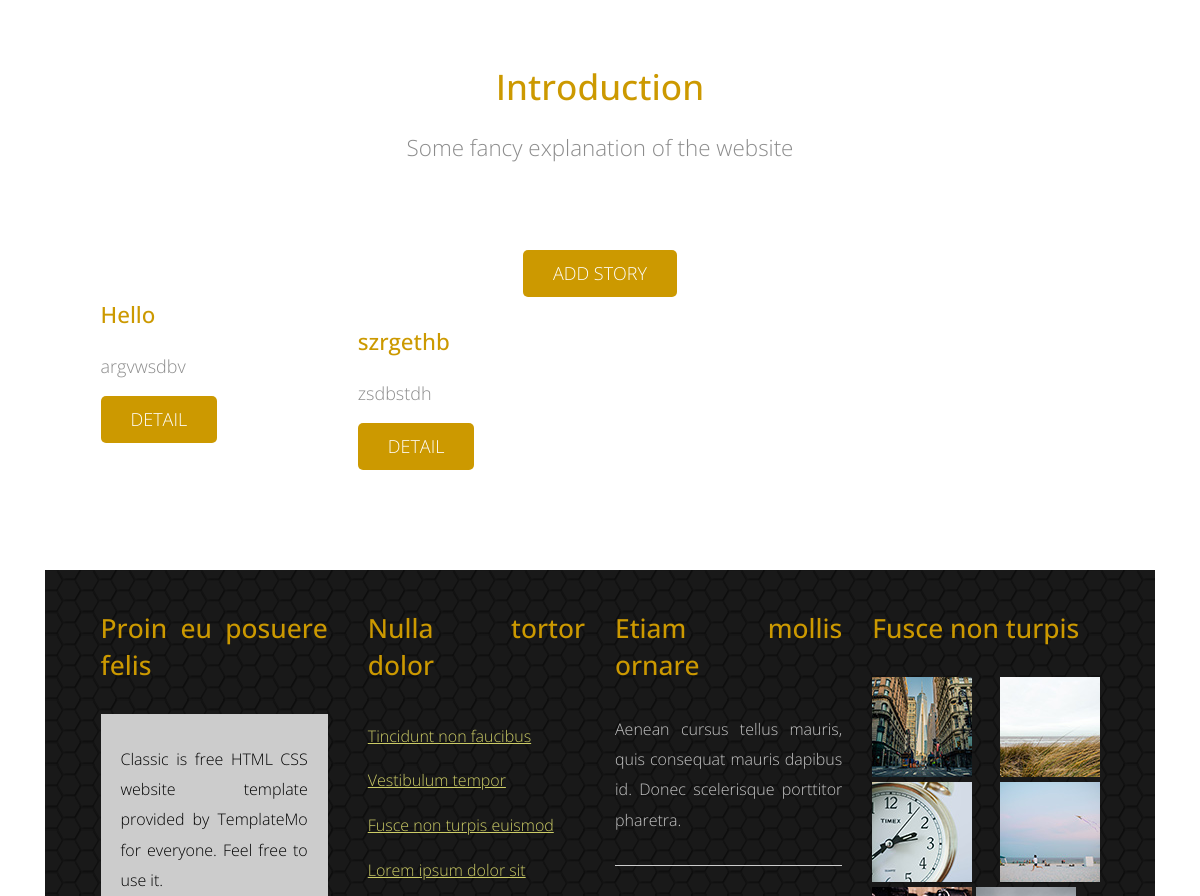
The app's page / (middle part), older data.
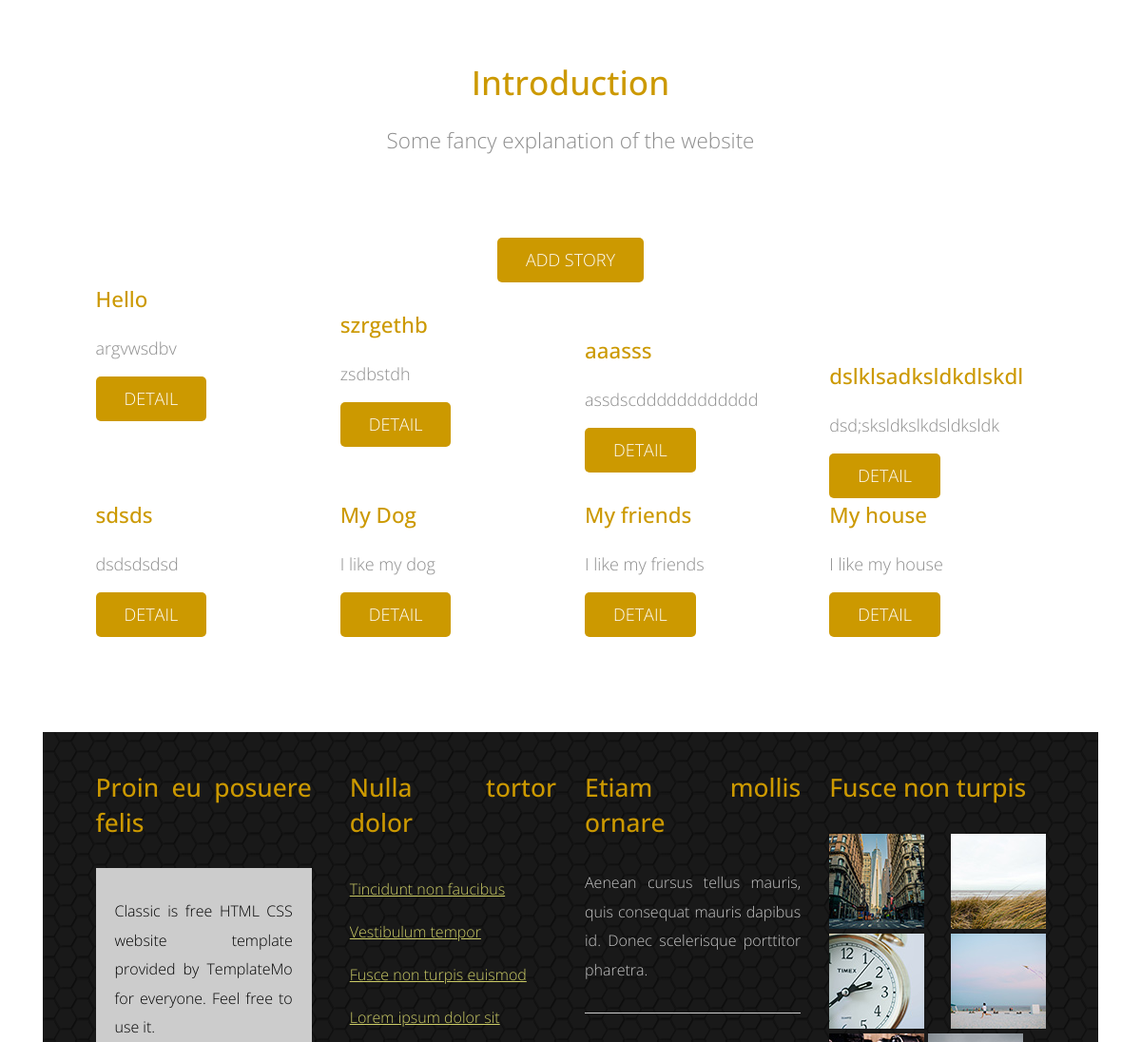
The same page, newer data.
### blog/models.py (models this page shows)
class Story(models.Model):
	title = models.CharField('Story name',max_length=100)
	text = models.TextField()
	user = models.ManyToManyField(User)
	def __str__(self):
		return self.title

### blog/views.py (the view)
# urls.py: path("", views.home, name="home"),
def home(request):
	request.user
	story_list = Story.objects.all()
	template = loader.get_template("blog/home.html")
	return render(request, "blog/home.html", {'story_list':story_list})

### blog/templates/blog/home.html (shortened to what this page needs)
{% extends './base.html' %}
{% load static %}
{% block content %}
<body>
    <section class="tm-section">
        <div class="container-fluid">
            <div class="row">
                <div class="col-xs-12 col-sm-12 col-md-12 col-lg-12 text-xs-center">
                    <h2 class="tm-gold-text tm-title">Introduction</h2>
                    <p class="tm-subtitle">Some fancy explanation of the website</p>
                    <a href="/new_story" class="tm-btn text-uppercase">Add Story</a>
                </div>
            </div>
            <div class="row">
                {% for story in story_list %}
		        <div class="col-xs-12 col-sm-6 col-md-6 col-lg-3 col-xl-3">
		            <div class="tm-content-box">
		                <h4 class="tm-margin-b-20 tm-gold-text">{{story}}</h4>
		        	<div class="ellipsis"> {{story.text}} </div>
                        <a href="#" class="tm-btn text-uppercase">Detail</a>
		            </div>
		        </div>
        	    <br>
	            {% endfor %}
        </div>
    </section>
    <footer class="tm-footer">
        <div class="container-fluid">
            <div class="row">
                <div class="col-xs-12 col-sm-6 col-md-6 col-lg-3 col-xl-3">
                    <div class="tm-footer-content-box">
                        <h3 class="tm-gold-text tm-title tm-footer-content-box-title">Proin eu posuere felis</h3>
                        <div class="tm-gray-bg">
                            <p>Classic is free HTML CSS website template provided by TemplateMo for everyone. Feel free to use it.</p>
                        </div>
                    </div>
                </div>
                <div class="col-xs-12 col-sm-6 col-md-6 col-lg-3 col-xl-3">
                    <div class="tm-footer-content-box tm-footer-links-container">
                        <h3 class="tm-gold-text tm-title tm-footer-content-box-title">Nulla tortor dolor</h3>
                        <nav>
                            <ul class="nav">
                                <li><a href="#" class="tm-footer-link">Tincidunt non faucibus</a></li>
                                <li><a href="#" class="tm-footer-link">Vestibulum tempor</a></li>
                                <li><a href="#" class="tm-footer-link">Fusce non turpis euismod</a></li>
                                <li><a href="#" class="tm-footer-link">Lorem ipsum dolor sit</a></li>
                            </ul>
                        </nav>
                    </div>
                </div>
                <div class="col-xs-12 col-sm-6 col-md-6 col-lg-3 col-xl-3">
                    <div class="tm-footer-content-box">
                        <h3 class="tm-gold-text tm-title tm-footer-content-box-title">Etiam mollis ornare</h3>
                        <p class="tm-margin-b-30">Aenean cursus tellus mauris, quis consequat mauris dapibus id. Donec scelerisque porttitor pharetra.</p><hr class="tm-margin-b-30">
                    </div>
                </div>
                <div class="col-xs-12 col-sm-6 col-md-6 col-lg-3 col-xl-3">
                    <div class="tm-footer-content-box">
                        <h3 class="tm-gold-text tm-title tm-footer-content-box-title">Fusce non turpis</h3>
                        <div class="tm-margin-b-30">
                            <img src={% static 'images/tm-img-100x100-1.jpg' %} alt="Image" class="tm-footer-thumbnail">
                            <img src={% static 'images/tm-img-100x100-2.jpg' %} alt="Image" class="tm-footer-thumbnail">
                            <img src={% static 'images/tm-img-100x100-3.jpg' %} alt="Image" class="tm-footer-thumbnail">
                            <img src={% static 'images/tm-img-100x100-4.jpg' %} alt="Image" class="tm-footer-thumbnail">
                            <img src={% static 'images/tm-img-100x100-5.jpg' %} alt="Image" class="tm-footer-thumbnail">
                            <img src={% static 'images/tm-img-100x100-6.jpg' %} alt="Image" class="tm-footer-thumbnail">
                        </div>
                    </div>
                </div>
            </div>
        </div>
    </footer>
</body>
{% endblock content %}

Row changes from the older to the newer data that the page shows:
added Story: title "aaasss", text "assdscdddddddddddd"
added Story: title "dslklsadksldkdlskdl", text "dsd;sksldkslkdsldksldk"
added Story: title "sdsds", text "dsdsdsdsd"
added Story: title "My Dog", text "I like my dog"
added Story: title "My friends", text "I like my friends"
added Story: title "My house", text "I like my house"
